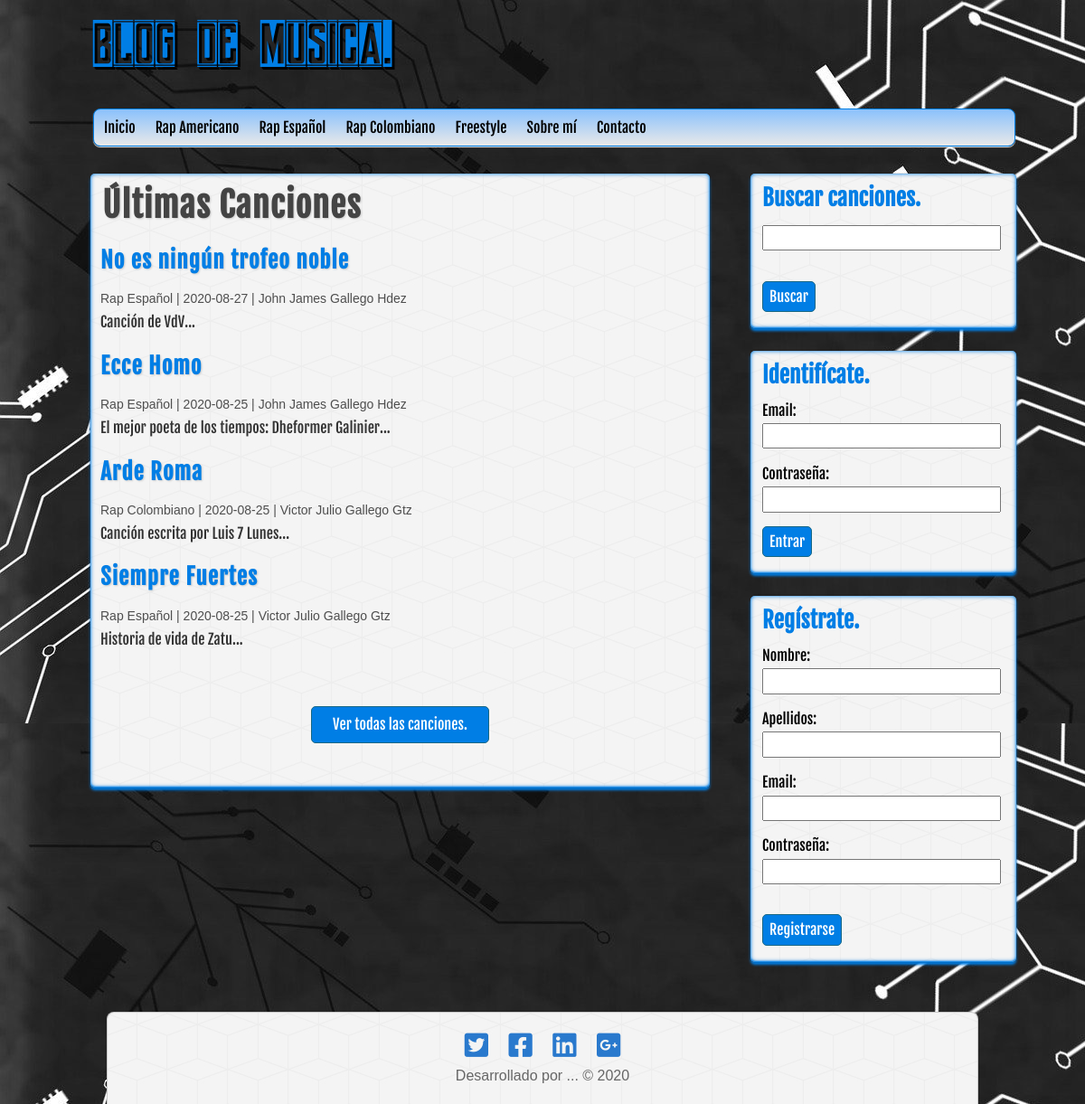
The page / on the database its author committed.
### tables this page shows
CREATE TABLE IF NOT EXISTS `categorias` (
  `id` int(11) NOT NULL AUTO_INCREMENT,
  `nombre` varchar(100) DEFAULT NULL,
  PRIMARY KEY (`id`)
);

CREATE TABLE IF NOT EXISTS `entradas` (
  `id` int(255) NOT NULL AUTO_INCREMENT,
  `usuario_id` int(255) NOT NULL,
  `categoria_id` int(255) NOT NULL,
  `titulo` varchar(255) NOT NULL,
  `descripcion` mediumtext,
  `fecha` date NOT NULL,
  PRIMARY KEY (`id`),
  KEY `fk_entrada_usuario` (`usuario_id`),
  KEY `fk_entradas_categoria` (`categoria_id`)
);

### includes/helpers.php (called while the page is built, shortened)
<?php
function mostrarCategorias($conexion){
    $sql = "SELECT * FROM categorias ORDER BY id ASC";
    $categorias = mysqli_query($conexion, $sql);
    $resultado = array();
    if ( $categorias && mysqli_num_rows($categorias) >= 1 ) {
        $resultado = $categorias;
    }
    return $resultado;
}
function mostrarEntradas($conexion, $limit = null, $categoria = null, $busqueda = null){
    $sql = "SELECT e.*, c.nombre AS 'categoria', CONCAT(u.nombre, ' ', u.apellidos) AS 'usuario'  FROM entradas e ".
    "INNER JOIN categorias c ON e.categoria_id = c.id ".
    "INNER JOIN usuarios u ON e.usuario_id = u.id ";
    $sql .= "ORDER BY e.id DESC ";
    if ( $limit ) {
        $sql .="LIMIT 4";
    }
    $entradas = mysqli_query($conexion, $sql);
    $resultado = array();
    if ( $entradas && mysqli_num_rows($entradas) >= 1 ) {
        $resultado = $entradas;
    }
    return $resultado;
}
?>

### src/index.php (the view)
<?php require_once '../includes/cabecera.php';?>
<?php require_once '../includes/lateral.php';?>
<div id = "principal">
    <h1>Últimas Canciones</h1>
    <?php
        $entradas = mostrarEntradas($db, true);
        if( !empty($entradas) ):
            while($entrada = mysqli_fetch_assoc($entradas)):
    ?>
                <article class = "entrada">
                    <a href="cancion.php?id=<?=$entrada['id']?>">
                        <h2><?= $entrada['titulo']?></h2><br>
                        <span class = "fecha"><?= $entrada['categoria'].' | '.$entrada['fecha'].' | '.$entrada['usuario']?></span>
                        <p><?= substr($entrada['descripcion'], 0, 180)."..."?></p>
                    </a>
                </article>
    <?php
            endwhile;
        endif;
    ?>
    <div id="ver-todas">
        <a href="canciones.php">Ver todas las canciones.</a>
    </div>
</div>
<?php require_once '../includes/pie.php';?>

### includes/cabecera.php (shortened to what this page needs)
<?php
require_once 'conexion.php';
require_once 'helpers.php';
?>
<!DOCTYPE html>
<html lang="es">
    <head>
        <link rel="stylesheet" href="https://use.fontawesome.com/releases/v5.8.1/css/all.css">
        <link rel="stylesheet" type="text/css" href="../assets/css/style.css">
        <link rel="stylesheet" type="text/css" href="../assets/css/normalize.css">
    </head>
    <body>
        <header id = "cabecera">
            <div id = "logo">
                <a href="index.php">
                    Blog de Musica.
                </a>
            </div>
            <nav id = "menu">
                <ul>
                    <li>
                        <a href="index.php">Inicio</a>
                    </li>
                    <?php
                        $categorias = mostrarCategorias($db);
                        if( !empty($categorias) ):
                            while ( $categoria = mysqli_fetch_assoc($categorias)):
                    ?>
                            <li>
                                <a href="../src/genero.php?id=<?= $categoria['id']?>"><?= $categoria['nombre']?></a>
                            </li>
                    <?php
                            endwhile;
                        endif;
                    ?>
                    <li>
                        <a href="index.php">Sobre mí</a>
                    </li>
                    <li>
                        <a href="index.php">Contacto</a>
                    </li>
                </ul>
            </nav>
        </header>
        <div id = "contenedor">

### includes/lateral.php (shortened to what this page needs)
<aside id = "sidebar">
    <div id = "buscador" class="bloque">
        <div class = "identificate">
            <h3>Buscar canciones.</h3>
        </div>
            <form action="../src/buscar.php" method="POST">
                <input type="text" name="busqueda"><br>
                <input type="submit" name="submit" value="Buscar">
            </form>
    </div>
<?php if( !isset($_SESSION['usuario']) ): ?>
    <div id = "login" class="bloque">
        <div class = "identificate">
            <h3>Identifícate.</h3>
        </div>
            <form action="../src/login.php" method="POST">
                <label for="email">Email:</label>
                <input type="email" name="email"><br>
                <label for="password">Contraseña:</label>
                <input type="password" name="password">
                <input type="submit" name="submit" value="Entrar">
            </form>
    </div>
    <div id = "register" class="bloque">
        <div class = "identificate">
            <h3>Regístrate.</h3>
        </div>
            <form action="../src/registro.php" method="POST">
                <label for="nombre">Nombre:</label>
                <input type="text" name="nombre"><br>
                <label for="apellidos">Apellidos:</label>
                <input type="text" name="apellidos"><br>
                <label for="email">Email:</label>
                <input type="email" name="email"><br>
                <label for="password">Contraseña:</label>
                <input type="password" name="password"><br>
                <input type="submit" name="submit" value="Registrarse">
            </form>
    </div>
<?php endif; ?>
</aside>

### includes/pie.php (shortened to what this page needs)
</div>
<footer id = "pie">
    <div class="socialMedia">
        <a href="http://twitter.com"><i class="fab fa-twitter-square"></i></a>
        <a href="http://facebook.com"><i class="fab fa-facebook-square"></i></i></a>
        <a href="http://linkedin.com"><i class="fab fa-linkedin"></i></a>
        <a href="http://www.google.com"><i class="fab fa-google-plus-square"></i></a>
        <p>Desarrollado por ... &copy; 2020</p>
    </div>
</footer>
</body>
</html>

### assets/css/style.css (style rules this page uses)
* { margin: 0px; padding: 0px; font-family: sans-serif, Helvetica, Arial; text-decoration: none; }
body { background: url(../img/image.jpg); }
.fecha { color: #4e4e4e; margin-top: 5px; font-size: 14px; }
#cabecera { width: 85%; height: auto; background: transparent; margin: 0px auto; margin-left: 103px; }
#logo { float: left; width: 540px; height: 120px; }
#logo a { font-family: 'fajala', Helvetica; font-size: 65px; letter-spacing: 2px; color: #007ee5; text-shadow: 0px 0px 0px black, 3px 3px 0px black, 2px 2px 0px black; transition: all 700ms; line-height: 110px; }
#menu { clear: both; width: auto; height: 40px; background: linear-gradient(to bottom, #8ac1fc 0px, #e9e9e9 100%); border: 1px solid #007ee5; border-radius: 8px; box-shadow: 0px 1px 1px #e9e9e9; overflow: hidden; }
#menu ul { list-style: none; }
#menu ul li { float: left; line-height: 40px; }
#menu ul li a { display: block; padding-left: 11px; padding-right: 11px; font-size: 16px; font-family: 'fuente'; color: black; }
#contenedor { width: 85%; height: auto; margin: 0px auto; margin-top:30px; margin-bottom: 30px; }
#sidebar { float: right; width: 25%; height: auto; }
.identificate h3 { font-family: 'fuente', Helvetica; font-size: 25px; color: #007ee5; }
.bloque { display: block; width: 105%; margin: 0px auto; margin-left: -25px; margin-bottom: 25px; background: url(../img/cubes.png); padding: 13px; border-radius: 5px; box-shadow: 0px 0px 1px black,0px 3px 3px #007ee5, 0px 0px 5px #007ee5 inset, 0px -1px 2px #007ee5 inset; }
.bloque h3 { margin-bottom: 15px; }
.bloque label { font-family: 'fuente'; }
label, input[type='text'], input[type='email'], input[type='password'] { display: block; width: 95%; }
input[type='text'], input[type='email'], input[type='password'] { margin-top: 5px; padding: 3px; }
input[type='submit'], input[type='button'],.boton { margin-top: 15px; margin-bottom: 5px; display: block; border-radius: 5px; color: white; background: #007ee5; border: 1px solid #156785; cursor: pointer; padding: 7px; font-family: 'fuente'; }
#register { margin-top: 20px; }
#principal { float: left; width: 65%; min-height: 657px; background: url(../img/cubes.png); border-radius: 5px; box-shadow: 0px 0px 1px black,0px 3px 3px #007ee5, 0px 0px 5px #007ee5 inset, 0px -1px 2px #007ee5 inset; margin-left: 10px; padding: 11px; overflow: hidden; }
#principal a { color: #333; }
#principal h1 { font-size: 38px; color: #444; letter-spacing: 1px; text-shadow: 1px 1px 2px #ccc; font-family: 'fuente'; margin: 2px; }
#principal h2 { font-size: 25px; color: #007ee5; text-shadow: 1px 1px 2px #ccc; letter-spacing: 1px; font-family: 'fuente'; margin-top: 25px; }
#principal p { margin-top: 8px; font-family: 'fuente'; }
#ver-todas a { display: block; border-radius: 5px; padding: 10px; color: white; background: #007ee5; border: 1px solid #156785; cursor: pointer; width: 175px; margin: 0px auto; margin-top: 65px; font-family: 'fuente'; text-align: center; }
.entrada p { font-family: Helvetica, sans-serif ; }
.socialMedia { margin: 20px auto; }
.socialMedia i { font-size: 30px; color: #2979CD; }
.socialMedia a { margin-right: 18px; }
.socialMedia a:last-of-type { margin-right: 0px; }
.socialMedia p { margin-top: 10px; }
#pie { clear: both; width: 80%; margin: 0px auto; background: url(../img/cubes.png); border: 1px solid #c9c9c9; border-bottom: none; border-radius: 8px 8px 0px 0px; color: #666; height: auto; padding: 1px; text-align: center; }

### rows shown on the page
categorias: nombre "Rap Americano"
categorias: nombre "Rap Español"
categorias: nombre "Rap Colombiano"
categorias: nombre "Freestyle"
entradas: titulo "No es ningún trofeo noble", categoria.nombre "Rap Español", fecha "2020-08-27", usuario "John James Gallego Hdez", descripcion "Canción de VdV"
entradas: titulo "Ecce Homo", categoria.nombre "Rap Español", fecha "2020-08-25", usuario "John James Gallego Hdez", descripcion "El mejor poeta de los tiempos: Dheformer Galinier"
entradas: titulo "Arde Roma", categoria.nombre "Rap Colombiano", fecha "2020-08-25", usuario "Victor Julio Gallego Gtz", descripcion "Canción escrita por Luis 7 Lunes"
entradas: titulo "Siempre Fuertes", categoria.nombre "Rap Español", fecha "2020-08-25", usuario "Victor Julio Gallego Gtz", descripcion "Historia de vida de Zatu"
